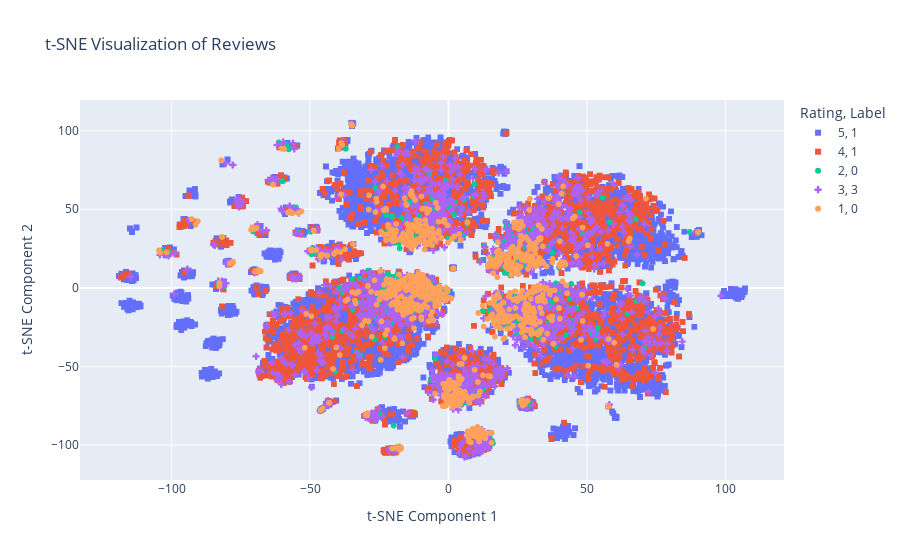

This figure's notebook cell:
### Code cell
# Create a DataFrame for the t-SNE results
tsne_df = pd.DataFrame(data={
    'X': tsne_results[:, 0],
    'Y': tsne_results[:, 1],
    'Rating': reviews_df['rating'],
    'Label': reviews_df['label']
})

# Plot using Plotly with Rating as color and Label as marker style
fig = px.scatter(tsne_df, x='X', y='Y', color='Rating', symbol='Label', 
                 color_continuous_scale='viridis', 
                 title="t-SNE Visualization of Reviews",
                 symbol_map={0: 'circle', 1: 'square', 3: 'cross'}
                )

# Adjust the order of the legends
fig.update_layout(coloraxis_colorbar=dict(title='Rating'))
fig.update_xaxes(title_text='t-SNE Component 1')
fig.update_yaxes(title_text='t-SNE Component 2')
fig.show()

### Figure 1 — Plotly figure (JSON) as saved in the notebook; plotly's stock layout.template omitted (floating-point values rounded to 4 significant figures; data arrays with more than 128 entries replaced by an {"elided": "..."} marker saying what was removed)
{"data": [{"hovertemplate": "Rating=5<br>Label=1<br>X=%{x}<br>Y=%{y}<extra></extra>", "legendgroup": "5, 1", "marker": {"color": "#636efa", "symbol": "square"}, "mode": "markers", "name": "5, 1", "showlegend": true, "type": "scattergl", "x": {"elided": "8474 float values"}, "xaxis": "x", "y": {"elided": "8474 float values"}, "yaxis": "y"}, {"hovertemplate": "Rating=4<br>Label=1<br>X=%{x}<br>Y=%{y}<extra></extra>", "legendgroup": "4, 1", "marker": {"color": "#EF553B", "symbol": "square"}, "mode": "markers", "name": "4, 1", "showlegend": true, "type": "scattergl", "x": {"elided": "3733 float values"}, "xaxis": "x", "y": {"elided": "3733 float values"}, "yaxis": "y"}, {"hovertemplate": "Rating=2<br>Label=0<br>X=%{x}<br>Y=%{y}<extra></extra>", "legendgroup": "2, 0", "marker": {"color": "#00cc96", "symbol": "circle"}, "mode": "markers", "name": "2, 0", "showlegend": true, "type": "scattergl", "x": {"elided": "795 float values"}, "xaxis": "x", "y": {"elided": "795 float values"}, "yaxis": "y"}, {"hovertemplate": "Rating=3<br>Label=3<br>X=%{x}<br>Y=%{y}<extra></extra>", "legendgroup": "3, 3", "marker": {"color": "#ab63fa", "symbol": "cross"}, "mode": "markers", "name": "3, 3", "showlegend": true, "type": "scattergl", "x": {"elided": "1989 float values"}, "xaxis": "x", "y": {"elided": "1989 float values"}, "yaxis": "y"}, {"hovertemplate": "Rating=1<br>Label=0<br>X=%{x}<br>Y=%{y}<extra></extra>", "legendgroup": "1, 0", "marker": {"color": "#FFA15A", "symbol": "circle"}, "mode": "markers", "name": "1, 0", "showlegend": true, "type": "scattergl", "x": {"elided": "1365 float values"}, "xaxis": "x", "y": {"elided": "1365 float values"}, "yaxis": "y"}], "layout": {"coloraxis": {"colorbar": {"title": {"text": "Rating"}}}, "legend": {"title": {"text": "Rating, Label"}, "tracegroupgap": 0}, "title": {"text": "t-SNE Visualization of Reviews"}, "xaxis": {"anchor": "y", "domain": [0, 1], "title": {"text": "t-SNE Component 1"}}, "yaxis": {"anchor": "x", "domain": [0, 1], "title": {"text": "t-SNE Component 2"}}}}
